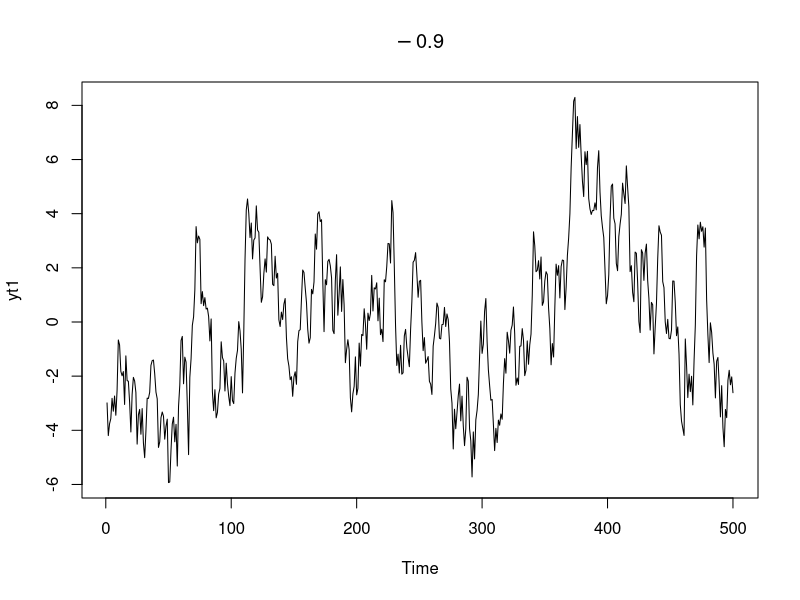
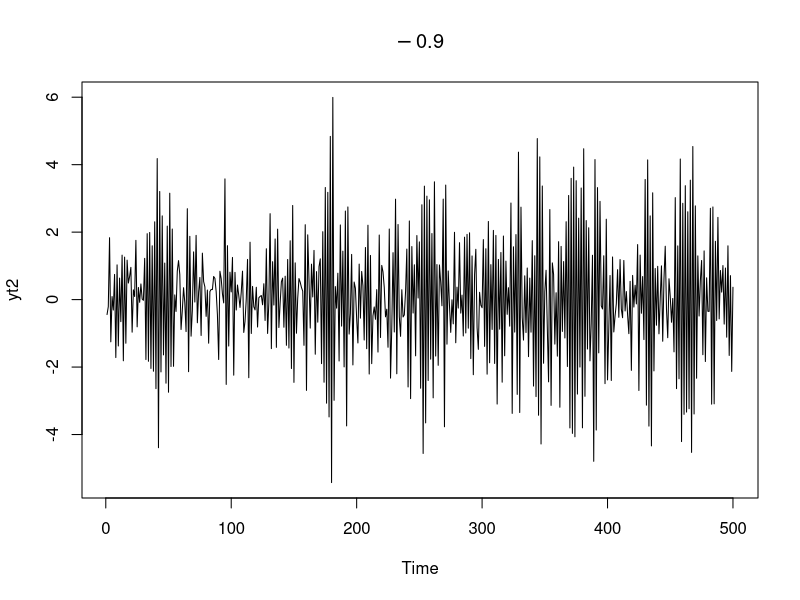
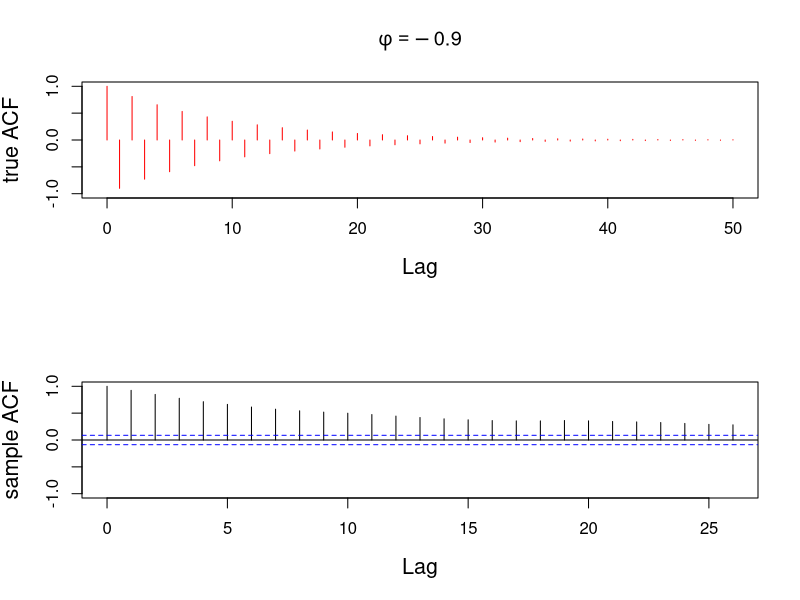
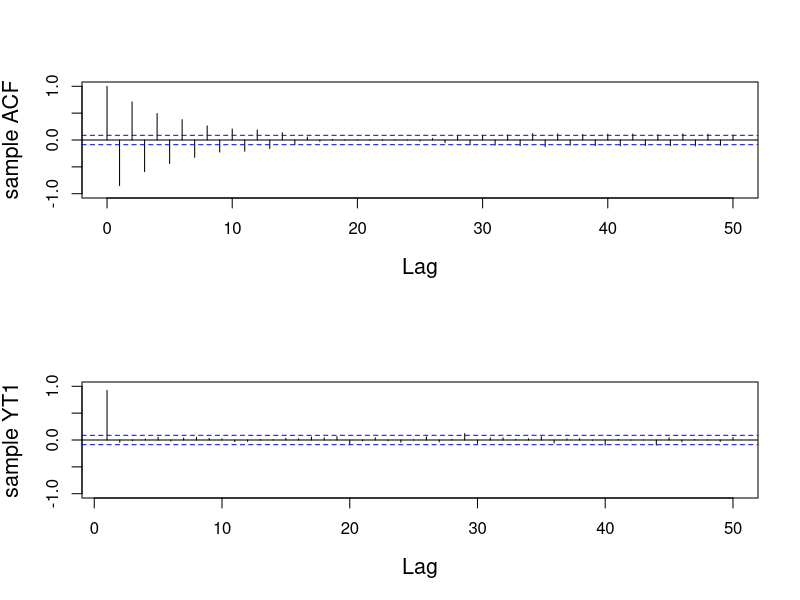
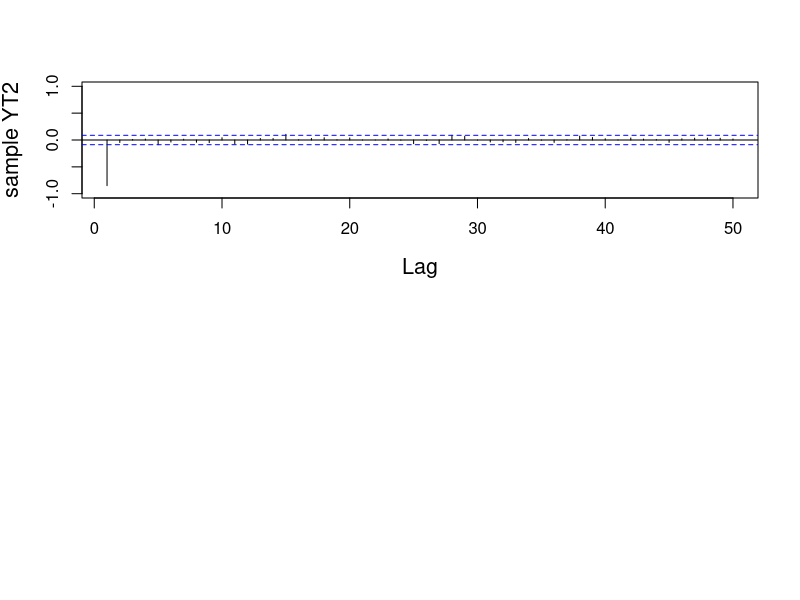

Reproduce these figures in R, in order.
###########################################################
###### Sample ar(1)
###########################################################

#example
# sample 2 ar(1) and plot their ACF and PACF functions

set.seed(2021)
T=500 #num of time points

#sample ar(1) with coeff phi=0.9
# and variance 1
v = 1
sd = sqrt(v)
phi1 = 0.9
yt1 = arima.sim(n=T, model=list(ar=phi1), sd=sd)

#sample ar(1) with coeff phi -0.9
# and variance 1
phi2 = -.9 #or coeff
yt2 = arima.sim(n=T, model=list(ar=phi2), sd=sd)

plot(yt1,main=expression(phi=-.9))
plot(yt2,main=expression(phi=-.9))

par(mfrow=c(2,1), cex.lab = 1.3)
lag.max = 50

#plot true ACF
cov_0 = (sd*sd)/(1-phi2^2) #ACF at 0
cov_h = phi2^(0:lag.max)*cov_0 #auto covariance at h
plot(0:lag.max, cov_h/cov_0, pch=1,
     type='h', col='red',
     ylab='true ACF',
     xlab='Lag',
     ylim=c(-1,1),
     main=expression(phi==-.9))

#plot sample ACF
acf(yt1, lag.mx=lag.max, type='correlation', ylab='sample ACF',
    lty =1, ylim=c(-1,1), main="")
acf(yt2, lag.max = lag.max, type='correlation', ylab='sample ACF',
    lty =1, ylim=c(-1,1), main="") 

#sample PACFs
# What we know here is that because these are simulated observations from an AR1 process. 
# What should happen with the partial autocorrelation function is that any lag after the first one should be zero or should be negligible 
# in this case for the sample PACF. 
pacf(yt1, lag.ma = lag.max, ylab='sample YT1',
     ylim=c(-1,1), main="")
pacf(yt2, lag.ma = lag.max, ylab='sample YT2',
     ylim=c(-1,1), main="")